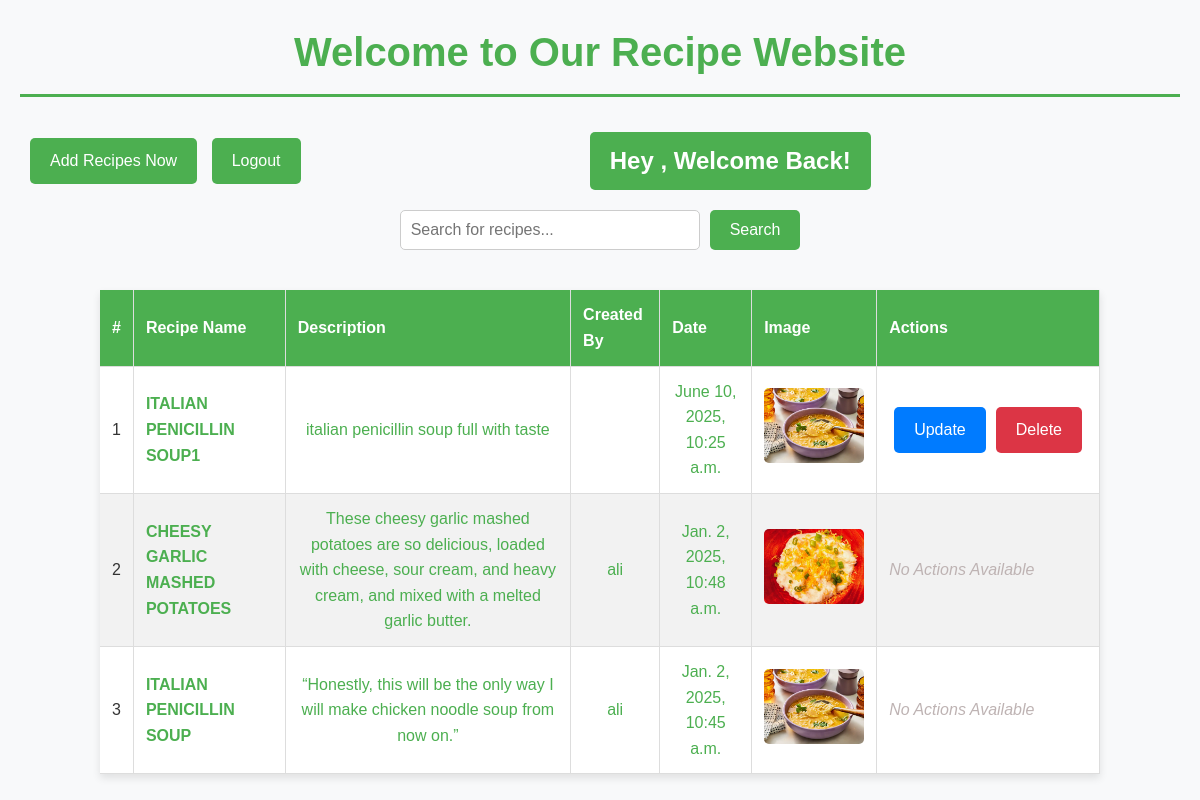
Screenshot of / (signed in) with the database file from the repository.
### reciepe_app/models.py (models this page shows, shortened)
class Recipe(models.Model):
    user = models.ForeignKey(User,on_delete=models.CASCADE,null=True , blank=True,related_name='recipe_user')
    slug = models.SlugField(blank=True,null=True,unique=True)
    recipe_disc = models.TextField(blank=True,null=True)
    recipe_img = models.ImageField(upload_to='Recipe_pictures/',null=True,blank=True)
    recipe_name = models.CharField(max_length=40,unique=True)
    recipe_created_at = models.DateTimeField(auto_now=True)
    recipe_view_count = models.IntegerField(default=1)
    class Meta:
        ordering = ['-recipe_created_at']
        verbose_name = 'Recipe'

### reciepe_app/views.py (the view)
# urls.py: path('', index , name='main'),
def index(request):
    query = request.GET.get('search', '')
    if query:
        recipes = Recipe.objects.filter(recipe_name__icontains=query)
    else:
        recipes = Recipe.objects.all()
    return render(request, 'index.html' , {'recipes':recipes,'query':query})

### reciepe_app/templates/index.html (shortened to what this page needs)
<!DOCTYPE html>
<html lang="en">
{% load static %}
<head>
    <link href="https://cdnjs.cloudflare.com/ajax/libs/font-awesome/6.0.0/css/all.min.css" rel="stylesheet">
    <link href="https://cdnjs.cloudflare.com/ajax/libs/aos/2.3.4/aos.css" rel="stylesheet">
</head>
<body>
    <header>
        <h1>Welcome to Our Recipe Website</h1>
    </header>
    <section class="add-recipe">
        <div>
            <a href="{% url 'addRecipe' %}" class="btn add-recipe-btn">Add Recipes Now</a>
            {% if request.user.is_authenticated %}
            <a href="{% url 'logoutView' %}" class="btn add-recipe-btn">Logout</a>
            {% else %}
            <a href="{% url 'login_page' %}" class="btn add-recipe-btn">Login</a>
            {% endif %}
        </div>
        <h1 class="{% if request.user.is_authenticated %}greetings {% else %}hid{% endif %}">Hey  , Welcome Back! </h1>
    <div class="filter-container">
    </div>
    </section>
    <main>
        <section class="search-section">
            <form action="" method="GET" class="search-form">
                <input
                    type="text"
                    id="search-input"
                    name="search"
                    placeholder="Search for recipes..."
                    autocomplete="off"
                    oninput="searchRecipes();"
                    aria-label="Search for recipes">
                <button type="submit" onsubmit="searchRecipes();">Search</button>
            </form>
        </section>
        <section class="table-section">
            {% if recipes %}
            <table>
                <thead>
                    <tr>
                        <th>#</th>
                        <th>Recipe Name</th>
                        <th>Description</th>
                        <th>Created By</th>
                        <th>Date</th>
                        <th>Image</th>
                        <th>Actions</th>
                    </tr>
                </thead>
                <tbody>
                    {% for recipe in recipes %}
                    <tr>
                        <td>{{ forloop.counter }}</td>
                        <td><a class="link-details" href="{% url "details" recipe.slug %}">{{ recipe.recipe_name|upper }}</a></td>
                        <td class="lnk-detail">{{ recipe.recipe_disc }}</td>
                        <td class="lnk-detail">
                            {{ recipe.user.first_name }}
                        </td>
                        <td class="lnk-detail">
                            {{ recipe.recipe_created_at}}
                        </td>
                        <td>
                            <img src="{{ recipe.recipe_img.url }}"  alt="{{recipe.recipe_name}}">
                        </td>
                        <td style ="padding:21px 12px; gap:10px;">
                            {% if recipe.user == user %}
                            <div class="btn-group">
                            <a href="{% url 'update_recipe' recipe.slug %}" class="btn update-btn">Update</a>
                            <a href="{% url 'delete' recipe.slug %}" class="btn delete-btn">Delete</a>
                            </div>
                            {% else %}
                            <i style="color:#beb3b3;">No Actions Available </i>
                            {% endif %}
                    {% endfor %}
                        </td>
            {% endif %}
        </section>
    </main>
</body>
</html>

### rows the page displays
Recipe: recipe_name "ITALIAN PENICILLIN SOUP1", recipe_disc "italian penicillin soup full with taste", recipe_created_at "June 10, 2025, 10:25 a.m.", recipe_img (picture), shows "Update"
Recipe: recipe_name "CHEESY GARLIC MASHED POTATOES", recipe_disc "These cheesy garlic mashed potatoes are so delicious, loaded with cheese, sour cream, and heavy cream, and mixed with a melted garlic butter.", user.first_name "ali", recipe_created_at "Jan. 2, 2025, 10:48 a.m.", recipe_img (picture), shows "No Actions Available"
Recipe: recipe_name "ITALIAN PENICILLIN SOUP", recipe_disc "“Honestly, this will be the only way I will make chicken noodle soup from now on.”", user.first_name "ali", recipe_created_at "Jan. 2, 2025, 10:45 a.m.", recipe_img (picture), shows "No Actions Available"
